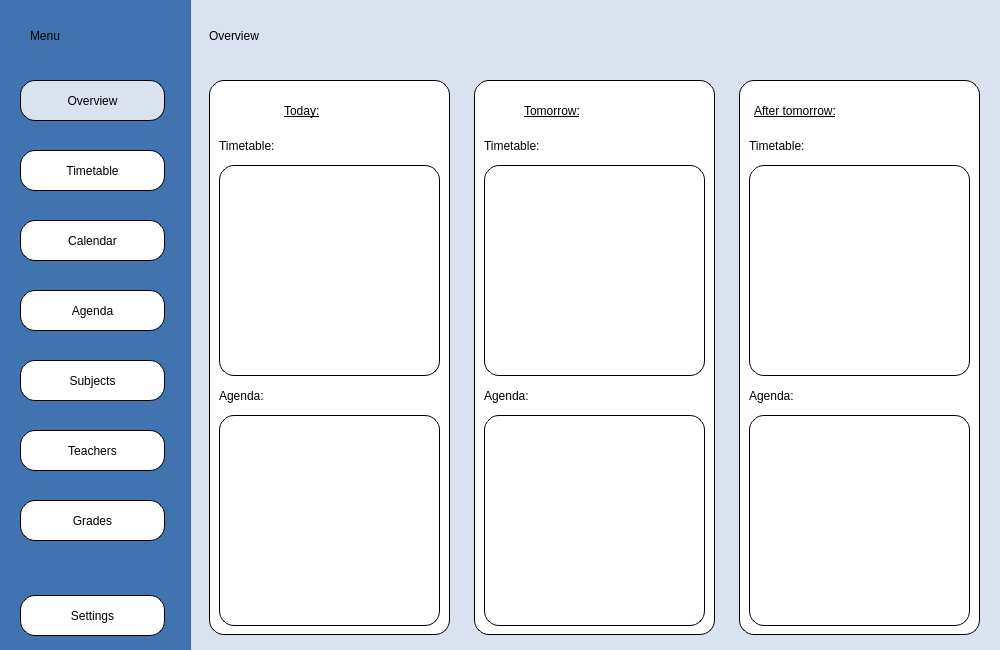
<?xml version="1.0" encoding="UTF-8"?>
<ui version="4.0">
 <class>OverviewMain</class>
 <widget class="QWidget" name="OverviewMain">
  <property name="geometry">
   <rect>
    <x>0</x>
    <y>0</y>
    <width>1000</width>
    <height>650</height>
   </rect>
  </property>
  <property name="sizePolicy">
   <sizepolicy hsizetype="Fixed" vsizetype="Fixed">
    <horstretch>0</horstretch>
    <verstretch>0</verstretch>
   </sizepolicy>
  </property>
  <property name="minimumSize">
   <size>
    <width>1000</width>
    <height>650</height>
   </size>
  </property>
  <property name="maximumSize">
   <size>
    <width>1000</width>
    <height>650</height>
   </size>
  </property>
  <property name="windowTitle">
   <string>Form</string>
  </property>
  <widget class="QWidget" name="widget_Timetable" native="true">
   <property name="geometry">
    <rect>
     <x>189</x>
     <y>0</y>
     <width>811</width>
     <height>650</height>
    </rect>
   </property>
   <property name="styleSheet">
    <string notr="true">background-color:rgb(219, 226, 239);</string>
   </property>
   <widget class="QLabel" name="label_Overview">
    <property name="geometry">
     <rect>
      <x>20</x>
      <y>10</y>
      <width>231</width>
      <height>51</height>
     </rect>
    </property>
    <property name="styleSheet">
     <string notr="true">color: black;
font: 75 28pt &quot;Gentium Book Basic&quot;;</string>
    </property>
    <property name="text">
     <string>Overview</string>
    </property>
   </widget>
   <widget class="QWidget" name="widget_Today" native="true">
    <property name="geometry">
     <rect>
      <x>20</x>
      <y>80</y>
      <width>241</width>
      <height>555</height>
     </rect>
    </property>
    <property name="styleSheet">
     <string notr="true">background-color: rgb(255, 255, 255);
border-radius: 15px;
border-style: solid;
border-width: 1px;
border-color: rgb(0, 0, 0);</string>
    </property>
    <widget class="QListWidget" name="listWidget_TodayTimetable">
     <property name="geometry">
      <rect>
       <x>10</x>
       <y>85</y>
       <width>221</width>
       <height>211</height>
      </rect>
     </property>
     <property name="styleSheet">
      <string notr="true">color: black;
font: 14pt &quot;Gentium Book Basic&quot;;</string>
     </property>
    </widget>
    <widget class="QListWidget" name="listWidget_TodayAgenda">
     <property name="geometry">
      <rect>
       <x>10</x>
       <y>335</y>
       <width>221</width>
       <height>211</height>
      </rect>
     </property>
     <property name="styleSheet">
      <string notr="true">color: black;
font: 14pt &quot;Gentium Book Basic&quot;;</string>
     </property>
    </widget>
   </widget>
   <widget class="QLabel" name="label_Today">
    <property name="geometry">
     <rect>
      <x>95</x>
      <y>90</y>
      <width>91</width>
      <height>41</height>
     </rect>
    </property>
    <property name="styleSheet">
     <string notr="true">color: black;
font: 18pt &quot;Gentium Book Basic&quot;;
text-decoration: underline;
background-color:rgb(255, 255, 255)</string>
    </property>
    <property name="text">
     <string>Today:</string>
    </property>
   </widget>
   <widget class="QLabel" name="label_TodayTimetable">
    <property name="geometry">
     <rect>
      <x>30</x>
      <y>130</y>
      <width>111</width>
      <height>31</height>
     </rect>
    </property>
    <property name="styleSheet">
     <string notr="true">color: black;
font: 14pt &quot;Gentium Book Basic&quot;;
background-color:rgb(255, 255, 255)</string>
    </property>
    <property name="text">
     <string>Timetable:</string>
    </property>
   </widget>
   <widget class="QWidget" name="widget_Tomorrow" native="true">
    <property name="geometry">
     <rect>
      <x>285</x>
      <y>80</y>
      <width>241</width>
      <height>555</height>
     </rect>
    </property>
    <property name="styleSheet">
     <string notr="true">background-color: rgb(255, 255, 255);
border-radius: 15px;
border-style: solid;
border-width: 1px;
border-color:rgb(0, 0, 0);</string>
    </property>
    <widget class="QListWidget" name="listWidget_TomorrowTimetable">
     <property name="geometry">
      <rect>
       <x>10</x>
       <y>85</y>
       <width>221</width>
       <height>211</height>
      </rect>
     </property>
     <property name="styleSheet">
      <string notr="true">color: black;
font: 14pt &quot;Gentium Book Basic&quot;;</string>
     </property>
    </widget>
    <widget class="QListWidget" name="listWidget_TomorrowAgenda">
     <property name="geometry">
      <rect>
       <x>10</x>
       <y>335</y>
       <width>221</width>
       <height>211</height>
      </rect>
     </property>
     <property name="styleSheet">
      <string notr="true">color: black;
font: 14pt &quot;Gentium Book Basic&quot;;</string>
     </property>
    </widget>
   </widget>
   <widget class="QWidget" name="widget_AfterTomorrow" native="true">
    <property name="geometry">
     <rect>
      <x>550</x>
      <y>80</y>
      <width>241</width>
      <height>555</height>
     </rect>
    </property>
    <property name="styleSheet">
     <string notr="true">background-color: rgb(255, 255, 255);
border-radius: 15px;
border-style: solid;
border-width: 1px;
border-color:rgb(0, 0, 0);</string>
    </property>
    <widget class="QListWidget" name="listWidget_AfterTomorrowTimetable">
     <property name="geometry">
      <rect>
       <x>10</x>
       <y>85</y>
       <width>221</width>
       <height>211</height>
      </rect>
     </property>
     <property name="styleSheet">
      <string notr="true">color: black;
font: 14pt &quot;Gentium Book Basic&quot;;</string>
     </property>
    </widget>
    <widget class="QListWidget" name="listWidget_AfterTomorrowAgenda">
     <property name="geometry">
      <rect>
       <x>10</x>
       <y>335</y>
       <width>221</width>
       <height>211</height>
      </rect>
     </property>
     <property name="styleSheet">
      <string notr="true">color: black;
font: 14pt &quot;Gentium Book Basic&quot;;</string>
     </property>
    </widget>
   </widget>
   <widget class="QLabel" name="label_Tomorrow">
    <property name="geometry">
     <rect>
      <x>335</x>
      <y>90</y>
      <width>151</width>
      <height>41</height>
     </rect>
    </property>
    <property name="styleSheet">
     <string notr="true">color: black;
font: 18pt &quot;Gentium Book Basic&quot;;
text-decoration: underline;
background-color:rgb(255, 255, 255)</string>
    </property>
    <property name="text">
     <string>Tomorrow:</string>
    </property>
   </widget>
   <widget class="QLabel" name="label_AfterTomorrow">
    <property name="geometry">
     <rect>
      <x>565</x>
      <y>90</y>
      <width>211</width>
      <height>41</height>
     </rect>
    </property>
    <property name="styleSheet">
     <string notr="true">color: black;
font: 18pt &quot;Gentium Book Basic&quot;;
text-decoration: underline;
background-color:rgb(255, 255, 255)</string>
    </property>
    <property name="text">
     <string>After tomorrow:</string>
    </property>
   </widget>
   <widget class="QLabel" name="label_TomorrowTimetable">
    <property name="geometry">
     <rect>
      <x>295</x>
      <y>130</y>
      <width>111</width>
      <height>31</height>
     </rect>
    </property>
    <property name="styleSheet">
     <string notr="true">color: black;
font: 14pt &quot;Gentium Book Basic&quot;;
background-color:rgb(255, 255, 255)</string>
    </property>
    <property name="text">
     <string>Timetable:</string>
    </property>
   </widget>
   <widget class="QLabel" name="label_AfterTomorrowTimetable">
    <property name="geometry">
     <rect>
      <x>560</x>
      <y>130</y>
      <width>111</width>
      <height>31</height>
     </rect>
    </property>
    <property name="styleSheet">
     <string notr="true">color: black;
font: 14pt &quot;Gentium Book Basic&quot;;
background-color:rgb(255, 255, 255)</string>
    </property>
    <property name="text">
     <string>Timetable:</string>
    </property>
   </widget>
   <widget class="QLabel" name="label_TodayAgenda">
    <property name="geometry">
     <rect>
      <x>30</x>
      <y>380</y>
      <width>91</width>
      <height>31</height>
     </rect>
    </property>
    <property name="styleSheet">
     <string notr="true">color: black;
font: 14pt &quot;Gentium Book Basic&quot;;
background-color:rgb(255, 255, 255)</string>
    </property>
    <property name="text">
     <string>Agenda:</string>
    </property>
   </widget>
   <widget class="QLabel" name="label_TomorrowAgenda">
    <property name="geometry">
     <rect>
      <x>295</x>
      <y>380</y>
      <width>91</width>
      <height>31</height>
     </rect>
    </property>
    <property name="styleSheet">
     <string notr="true">color: black;
font: 14pt &quot;Gentium Book Basic&quot;;
background-color:rgb(255, 255, 255)</string>
    </property>
    <property name="text">
     <string>Agenda:</string>
    </property>
   </widget>
   <widget class="QLabel" name="label_AfterTomorrowAgenda">
    <property name="geometry">
     <rect>
      <x>560</x>
      <y>380</y>
      <width>91</width>
      <height>31</height>
     </rect>
    </property>
    <property name="styleSheet">
     <string notr="true">color: black;
font: 14pt &quot;Gentium Book Basic&quot;;
background-color:rgb(255, 255, 255)</string>
    </property>
    <property name="text">
     <string>Agenda:</string>
    </property>
   </widget>
   <zorder>widget_Today</zorder>
   <zorder>label_Overview</zorder>
   <zorder>label_Today</zorder>
   <zorder>label_TodayTimetable</zorder>
   <zorder>widget_Tomorrow</zorder>
   <zorder>widget_AfterTomorrow</zorder>
   <zorder>label_Tomorrow</zorder>
   <zorder>label_AfterTomorrow</zorder>
   <zorder>label_TomorrowTimetable</zorder>
   <zorder>label_AfterTomorrowTimetable</zorder>
   <zorder>label_TodayAgenda</zorder>
   <zorder>label_TomorrowAgenda</zorder>
   <zorder>label_AfterTomorrowAgenda</zorder>
  </widget>
  <widget class="QWidget" name="widget_Menu" native="true">
   <property name="geometry">
    <rect>
     <x>0</x>
     <y>0</y>
     <width>191</width>
     <height>651</height>
    </rect>
   </property>
   <property name="styleSheet">
    <string notr="true">background-color:rgb(64, 115, 175);</string>
   </property>
   <widget class="QLabel" name="label_Menu">
    <property name="geometry">
     <rect>
      <x>30</x>
      <y>10</y>
      <width>121</width>
      <height>51</height>
     </rect>
    </property>
    <property name="styleSheet">
     <string notr="true">color: black;
font: 75 28pt &quot;Times New Roman&quot;;</string>
    </property>
    <property name="text">
     <string>Menu</string>
    </property>
   </widget>
   <widget class="QPushButton" name="pushButton_Overview">
    <property name="geometry">
     <rect>
      <x>20</x>
      <y>80</y>
      <width>145</width>
      <height>41</height>
     </rect>
    </property>
    <property name="styleSheet">
     <string notr="true">font: 14pt &quot;Times New Roman&quot;;
color: black;
background:rgb(219, 226, 239);
border-radius: 15px;
border-style: solid;
border-width: 1px;
border-color:rgb(0, 0, 0);</string>
    </property>
    <property name="text">
     <string>Overview</string>
    </property>
   </widget>
   <widget class="QPushButton" name="pushButton_Timetable">
    <property name="geometry">
     <rect>
      <x>20</x>
      <y>150</y>
      <width>145</width>
      <height>41</height>
     </rect>
    </property>
    <property name="styleSheet">
     <string notr="true">font: 14pt &quot;Times New Roman&quot;;
color: black;
background: rgb(255, 255, 255);
border-radius: 15px;
border-style: solid;
border-width: 1px;
border-color:rgb(0, 0, 0);</string>
    </property>
    <property name="text">
     <string>Timetable</string>
    </property>
   </widget>
   <widget class="QPushButton" name="pushButton_Subjects">
    <property name="geometry">
     <rect>
      <x>20</x>
      <y>360</y>
      <width>145</width>
      <height>41</height>
     </rect>
    </property>
    <property name="styleSheet">
     <string notr="true">font: 14pt &quot;Gentium Book Basic&quot;;
color: black;
background: rgb(255, 255, 255);
border-radius: 15px;
border-style: solid;
border-width: 1px;
border-color:rgb(0, 0, 0);</string>
    </property>
    <property name="text">
     <string>Subjects</string>
    </property>
   </widget>
   <widget class="QPushButton" name="pushButton_Teachers">
    <property name="geometry">
     <rect>
      <x>20</x>
      <y>430</y>
      <width>145</width>
      <height>41</height>
     </rect>
    </property>
    <property name="styleSheet">
     <string notr="true">font: 14pt &quot;Gentium Book Basic&quot;;
color: black;
background: rgb(255, 255, 255);
border-radius: 15px;
border-style: solid;
border-width: 1px;
border-color:rgb(0, 0, 0);</string>
    </property>
    <property name="text">
     <string>Teachers</string>
    </property>
   </widget>
   <widget class="QPushButton" name="pushButton_Grades">
    <property name="geometry">
     <rect>
      <x>20</x>
      <y>500</y>
      <width>145</width>
      <height>41</height>
     </rect>
    </property>
    <property name="styleSheet">
     <string notr="true">font: 14pt &quot;Gentium Book Basic&quot;;
color: black;
background: rgb(255, 255, 255);
border-radius: 15px;
border-style: solid;
border-width: 1px;
border-color:rgb(0, 0, 0);</string>
    </property>
    <property name="text">
     <string>Grades</string>
    </property>
   </widget>
   <widget class="QPushButton" name="pushButton_Settings">
    <property name="geometry">
     <rect>
      <x>20</x>
      <y>595</y>
      <width>145</width>
      <height>41</height>
     </rect>
    </property>
    <property name="styleSheet">
     <string notr="true">font: 14pt &quot;Gentium Book Basic&quot;;
color: black;
background: rgb(255, 255, 255);
border-radius: 15px;
border-style: solid;
border-width: 1px;
border-color:rgb(0, 0, 0);</string>
    </property>
    <property name="text">
     <string>Settings</string>
    </property>
   </widget>
   <widget class="QPushButton" name="pushButton_Calendar">
    <property name="geometry">
     <rect>
      <x>20</x>
      <y>220</y>
      <width>145</width>
      <height>41</height>
     </rect>
    </property>
    <property name="styleSheet">
     <string notr="true">font: 14pt &quot;Gentium Book Basic&quot;;
color: black;
background: rgb(255, 255, 255);
border-radius: 15px;
border-style: solid;
border-width: 1px;
border-color:rgb(0, 0, 0);</string>
    </property>
    <property name="text">
     <string>Calendar</string>
    </property>
   </widget>
   <widget class="QPushButton" name="pushButton_Agenda">
    <property name="geometry">
     <rect>
      <x>20</x>
      <y>290</y>
      <width>145</width>
      <height>41</height>
     </rect>
    </property>
    <property name="styleSheet">
     <string notr="true">font: 14pt &quot;Gentium Book Basic&quot;;
color: black;
background: rgb(255, 255, 255);
border-radius: 15px;
border-style: solid;
border-width: 1px;
border-color:rgb(0, 0, 0);</string>
    </property>
    <property name="text">
     <string>Agenda</string>
    </property>
   </widget>
   <zorder>pushButton_Overview</zorder>
   <zorder>pushButton_Timetable</zorder>
   <zorder>pushButton_Subjects</zorder>
   <zorder>pushButton_Teachers</zorder>
   <zorder>pushButton_Grades</zorder>
   <zorder>pushButton_Settings</zorder>
   <zorder>label_Menu</zorder>
   <zorder>pushButton_Calendar</zorder>
   <zorder>pushButton_Agenda</zorder>
  </widget>
 </widget>
 <resources/>
 <connections/>
</ui>
